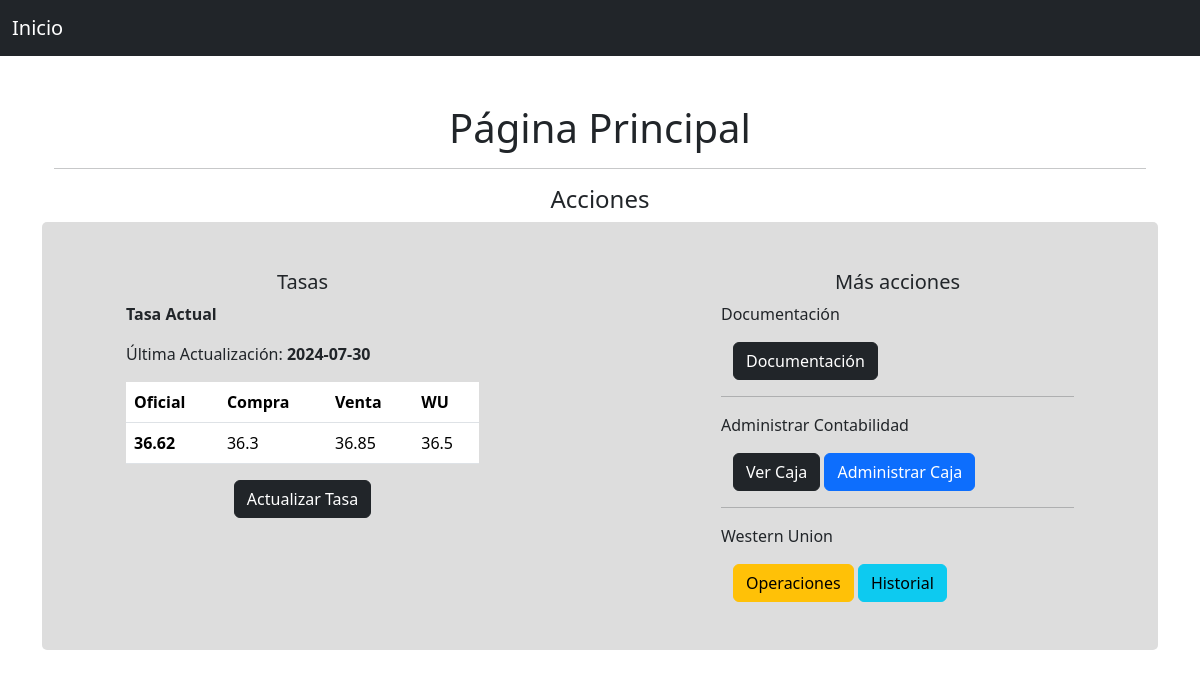
Before: / with the older database file.
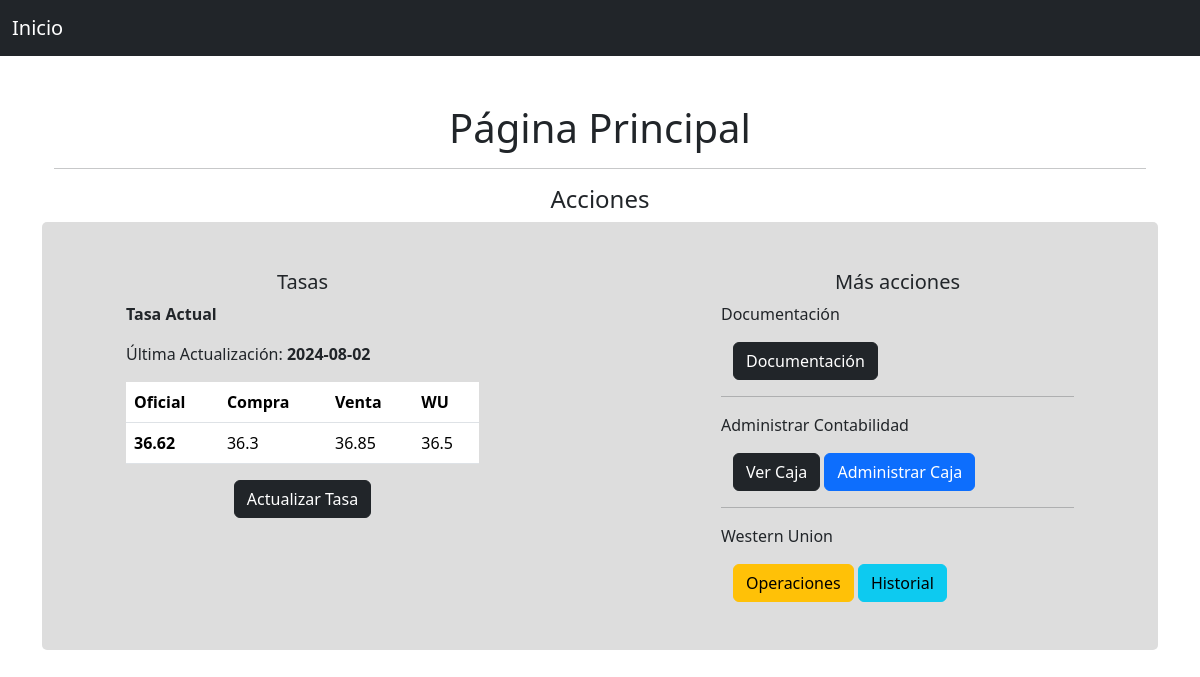
After: the same page with the newer database file.
### app/models/tasa.py (models this page shows)
class Tasa(db.Model):
    id = db.Column(db.Integer, primary_key=True)
    fecha = db.Column(db.Date, nullable=False, default=datetime.utcnow)
    tasa_oficial = db.Column(db.Float, nullable=False)
    tasa_compra = db.Column(db.Float, nullable=False)
    tasa_venta = db.Column(db.Float, nullable=False)
    tasa_wu = db.Column(db.Float, nullable=False)

### app/views/main.py (the view)
@main.route('/')
def index():
    tasa = Tasa.query.order_by(Tasa.id.desc()).first()
    return render_template('main/index.html',tasa=tasa)

### app/templates/main/index.html (shortened to what this page needs)
{%extends 'base.html'%}
{%block content%}
<div class="container text-center">
    <h1>Página Principal</h1>
    <hr>
</div>
<div class="container">
    <h4 class="text-center">Acciones</h4>
    <div class="row d-flex justify-content-between p-5" style="background-color: rgb(221, 221, 221); border-radius: 5px;">
        <div class="col-sm-5">
            <div class="container">
                <h5 class="text-center">Tasas</h5>
                <div class="container">
                    {% if tasa %}
                        <p><b>Tasa Actual</b></p>
                        <p>Última Actualización: <b>{{tasa.fecha}}</b></p>
                        <table class="table">
                            <thead>
                              <tr>
                                <th scope="col">Oficial</th>
                                <th scope="col">Compra</th>
                                <th scope="col">Venta</th>
                                <th scope="col">WU</th>
                              </tr>
                            </thead>
                            <tbody>
                              <tr>
                                <th>{{tasa.tasa_oficial}}</th>
                                <td>{{tasa.tasa_compra}}</td>
                                <td>{{tasa.tasa_venta}}</td>
                                <td>{{tasa.tasa_wu}}</td>
                              </tr>
                            </tbody>
                        </table>
                        <div class="container text-center">
                            <a href="{{url_for('main.set_tasa')}}" class="btn btn-dark">Actualizar Tasa</a>
                        </div>
                    {%else%}
                        <p>No se ha fijado la Tasa</p>
                        <a href="{{url_for('main.set_tasa')}}" class="btn btn-dark">Fijar Tasa</a>
                    {% endif %}
                </div>
            </div>
        </div>
        <div class="col-sm-5">
            <div class="container">
                <h5 class="text-center">Más acciones</h5>
                <div class="container">
                    <p>Documentación</p>
                    <div class="container">
                        <a href="{{url_for('auth.documentation')}}" class="btn btn-dark">Documentación</a>
                    </div>
                    <hr>
                    <p>Administrar Contabilidad</p>
                    <div class="container">
                        <a href="{{url_for('main.get_caja')}}" class="btn btn-dark">Ver Caja</a>
                        <a href="{{url_for('main.set_caja')}}" class="btn btn-primary">Administrar Caja</a>
                    </div>
                    <hr>
                    <p>Western Union</p>
                    <div class="container">
                        <a href="{{url_for('main.operaciones_wu')}}" class="btn btn-warning">Operaciones</a>
                        <a href="{{url_for('main.historial_wu')}}" class="btn btn-info">Historial</a>
                    </div>
                </div>
            </div>
        </div>
    </div>
</div>
{%endblock%}

### app/templates/base.html (shortened to what this page needs)
<!DOCTYPE html>
<html lang="en">
<head>
    <link href="https://cdn.jsdelivr.net/npm/bootstrap@5.3.3/dist/css/bootstrap.min.css" rel="stylesheet">
</head>
<body>
    <nav class="navbar navbar-expand-lg navbar-dark bg-dark">
        <div class="container-fluid">
            <a class="navbar-brand" href="{{ url_for('main.index') }}">Inicio</a>
        </div>
    </nav>
    <div class="container my-5">
        {%block content%}{%endblock%}
    </div>
</body>
</html>

Changed rows visible on the page:
removed Tasa: fecha "2024-07-30", tasa_oficial "36.62", tasa_compra "36.3", tasa_venta "36.85", tasa_wu "36.5"
now on this page (row edited): Tasa: fecha "2024-08-02", tasa_oficial "36.62", tasa_compra "36.3", tasa_venta "36.85", tasa_wu "36.5"
